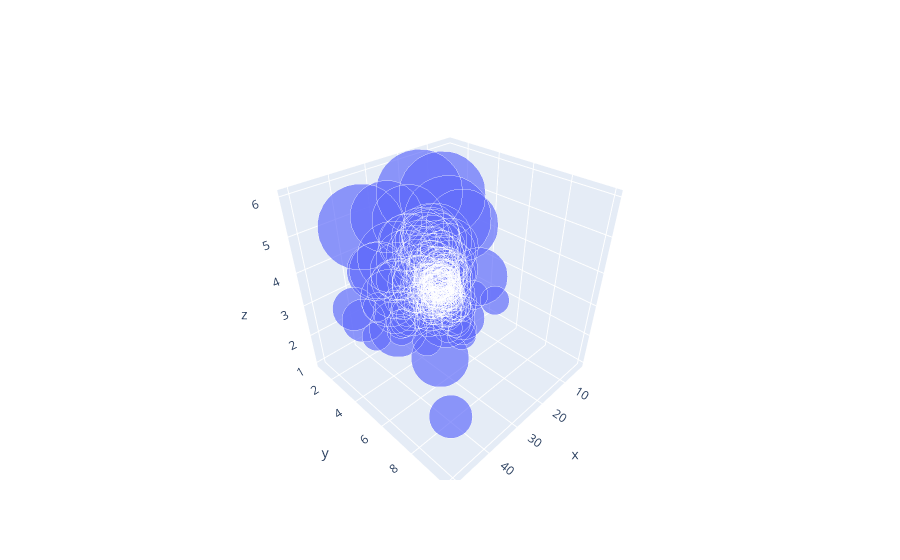

The cell this chart's notebook holds for it:
### Code cell
fig = go.Figure()
fig.add_trace(go.Scatter3d(x = tips.total_bill, y = tips.tip, mode = "markers", marker_size = 10*tips['size'], z = tips['size']))

### Figure 1 — Plotly figure (JSON) as saved in the notebook; plotly's stock layout.template omitted (floating-point values rounded to 4 significant figures; data arrays with more than 128 entries replaced by an {"elided": "..."} marker saying what was removed)
{"data": [{"marker": {"size": {"elided": "244 int values"}}, "mode": "markers", "type": "scatter3d", "x": {"elided": "244 float values"}, "y": {"elided": "244 float values"}, "z": {"elided": "244 int values"}}], "layout": {}}
